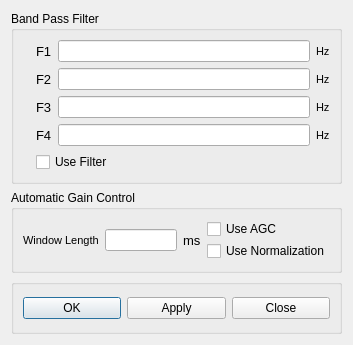
<?xml version="1.0" encoding="UTF-8"?>
<ui version="4.0">
 <class>ProcParmDialog</class>
 <widget class="QDialog" name="ProcParmDialog">
  <property name="geometry">
   <rect>
    <x>0</x>
    <y>0</y>
    <width>335</width>
    <height>345</height>
   </rect>
  </property>
  <property name="maximumSize">
   <size>
    <width>360</width>
    <height>345</height>
   </size>
  </property>
  <property name="windowTitle">
   <string>Processing Parameters</string>
  </property>
  <property name="modal">
   <bool>true</bool>
  </property>
  <layout class="QVBoxLayout" name="verticalLayout_4">
   <item>
    <widget class="QGroupBox" name="groupBox">
     <property name="title">
      <string>Band Pass Filter</string>
     </property>
     <layout class="QHBoxLayout" name="horizontalLayout_14">
      <item>
       <widget class="QLabel" name="label">
        <property name="text">
         <string/>
        </property>
        <property name="pixmap">
         <pixmap resource="myrc.qrc">:/images/Filt.png</pixmap>
        </property>
       </widget>
      </item>
      <item>
       <layout class="QVBoxLayout" name="verticalLayout_2">
        <item>
         <layout class="QHBoxLayout" name="horizontalLayout">
          <item>
           <widget class="QLabel" name="label_2">
            <property name="font">
             <font>
              <pointsize>10</pointsize>
             </font>
            </property>
            <property name="text">
             <string>F1</string>
            </property>
           </widget>
          </item>
          <item>
           <widget class="QLineEdit" name="edF1"/>
          </item>
          <item>
           <widget class="QLabel" name="label_3">
            <property name="font">
             <font>
              <pointsize>8</pointsize>
             </font>
            </property>
            <property name="text">
             <string>Hz</string>
            </property>
           </widget>
          </item>
         </layout>
        </item>
        <item>
         <layout class="QHBoxLayout" name="horizontalLayout_2">
          <item>
           <widget class="QLabel" name="label_4">
            <property name="font">
             <font>
              <pointsize>10</pointsize>
             </font>
            </property>
            <property name="text">
             <string>F2</string>
            </property>
           </widget>
          </item>
          <item>
           <widget class="QLineEdit" name="edF2"/>
          </item>
          <item>
           <widget class="QLabel" name="label_5">
            <property name="font">
             <font>
              <pointsize>8</pointsize>
             </font>
            </property>
            <property name="text">
             <string>Hz</string>
            </property>
           </widget>
          </item>
         </layout>
        </item>
        <item>
         <layout class="QHBoxLayout" name="horizontalLayout_3">
          <item>
           <widget class="QLabel" name="label_6">
            <property name="font">
             <font>
              <pointsize>10</pointsize>
             </font>
            </property>
            <property name="text">
             <string>F3</string>
            </property>
           </widget>
          </item>
          <item>
           <widget class="QLineEdit" name="edF3"/>
          </item>
          <item>
           <widget class="QLabel" name="label_7">
            <property name="font">
             <font>
              <pointsize>8</pointsize>
             </font>
            </property>
            <property name="text">
             <string>Hz</string>
            </property>
           </widget>
          </item>
         </layout>
        </item>
        <item>
         <layout class="QHBoxLayout" name="horizontalLayout_4">
          <item>
           <widget class="QLabel" name="label_8">
            <property name="font">
             <font>
              <pointsize>10</pointsize>
             </font>
            </property>
            <property name="text">
             <string>F4</string>
            </property>
           </widget>
          </item>
          <item>
           <widget class="QLineEdit" name="edF4"/>
          </item>
          <item>
           <widget class="QLabel" name="label_9">
            <property name="font">
             <font>
              <pointsize>8</pointsize>
             </font>
            </property>
            <property name="text">
             <string>Hz</string>
            </property>
           </widget>
          </item>
         </layout>
        </item>
        <item>
         <widget class="QCheckBox" name="ckFilt">
          <property name="text">
           <string>Use Filter</string>
          </property>
         </widget>
        </item>
       </layout>
      </item>
     </layout>
    </widget>
   </item>
   <item>
    <widget class="QGroupBox" name="groupBox_2">
     <property name="title">
      <string>Automatic Gain Control</string>
     </property>
     <layout class="QHBoxLayout" name="horizontalLayout_15">
      <item>
       <widget class="QLabel" name="label_10">
        <property name="font">
         <font>
          <pointsize>8</pointsize>
         </font>
        </property>
        <property name="text">
         <string>Window Length</string>
        </property>
       </widget>
      </item>
      <item>
       <widget class="QLineEdit" name="edAgcw">
        <property name="minimumSize">
         <size>
          <width>72</width>
          <height>0</height>
         </size>
        </property>
       </widget>
      </item>
      <item>
       <widget class="QLabel" name="label_11">
        <property name="font">
         <font>
          <pointsize>10</pointsize>
         </font>
        </property>
        <property name="text">
         <string>ms</string>
        </property>
       </widget>
      </item>
      <item>
       <layout class="QVBoxLayout" name="verticalLayout">
        <property name="spacing">
         <number>2</number>
        </property>
        <item>
         <widget class="QCheckBox" name="ckAgc">
          <property name="text">
           <string>Use AGC</string>
          </property>
         </widget>
        </item>
        <item>
         <widget class="QCheckBox" name="ckNorm">
          <property name="text">
           <string>Use Normalization</string>
          </property>
         </widget>
        </item>
       </layout>
      </item>
      <item>
       <spacer name="horizontalSpacer">
        <property name="orientation">
         <enum>Qt::Horizontal</enum>
        </property>
        <property name="sizeHint" stdset="0">
         <size>
          <width>0</width>
          <height>20</height>
         </size>
        </property>
       </spacer>
      </item>
     </layout>
    </widget>
   </item>
   <item>
    <widget class="QGroupBox" name="groupBox_3">
     <property name="title">
      <string/>
     </property>
     <layout class="QVBoxLayout" name="verticalLayout_3">
      <item>
       <layout class="QHBoxLayout" name="horizontalLayout_7">
        <item>
         <widget class="QPushButton" name="okButton">
          <property name="text">
           <string>OK</string>
          </property>
         </widget>
        </item>
        <item>
         <widget class="QPushButton" name="applyButton">
          <property name="text">
           <string>Apply</string>
          </property>
         </widget>
        </item>
        <item>
         <widget class="QPushButton" name="closeButton">
          <property name="text">
           <string>Close</string>
          </property>
         </widget>
        </item>
       </layout>
      </item>
     </layout>
    </widget>
   </item>
  </layout>
 </widget>
 <resources>
  <include location="myrc.qrc"/>
 </resources>
 <connections/>
</ui>
